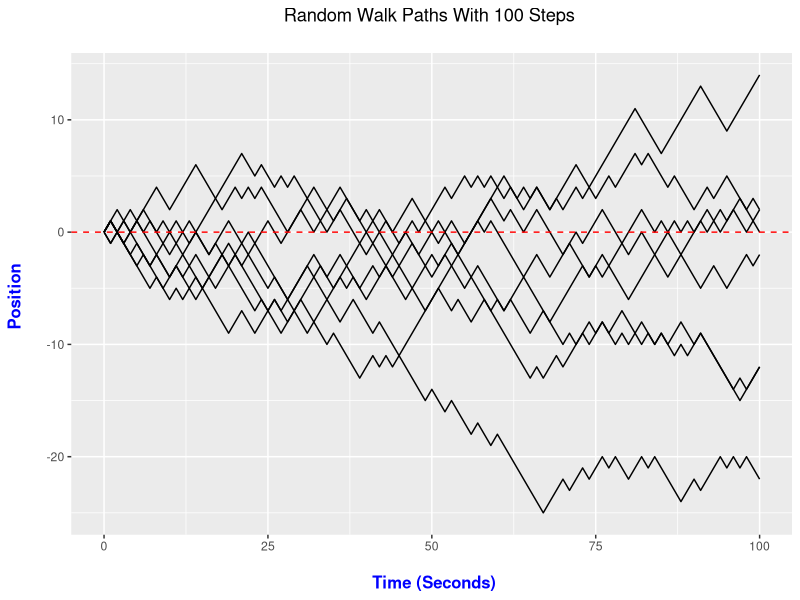
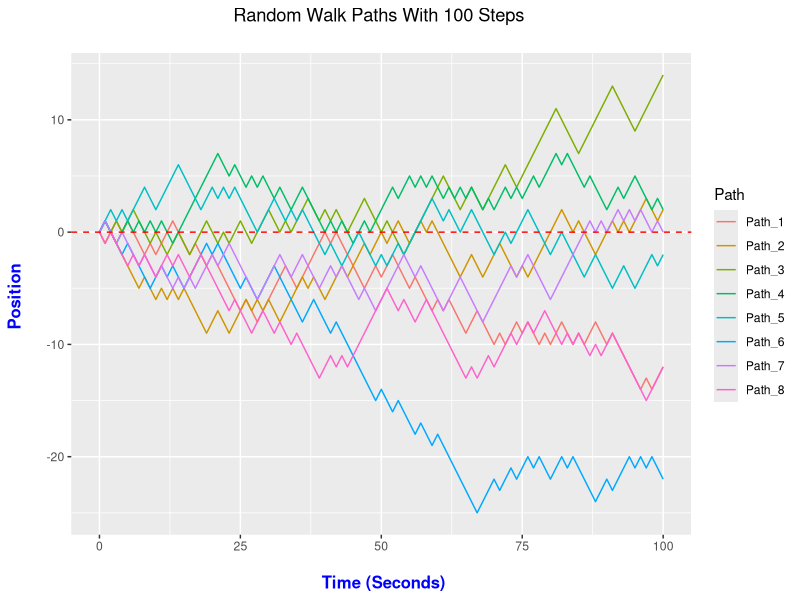
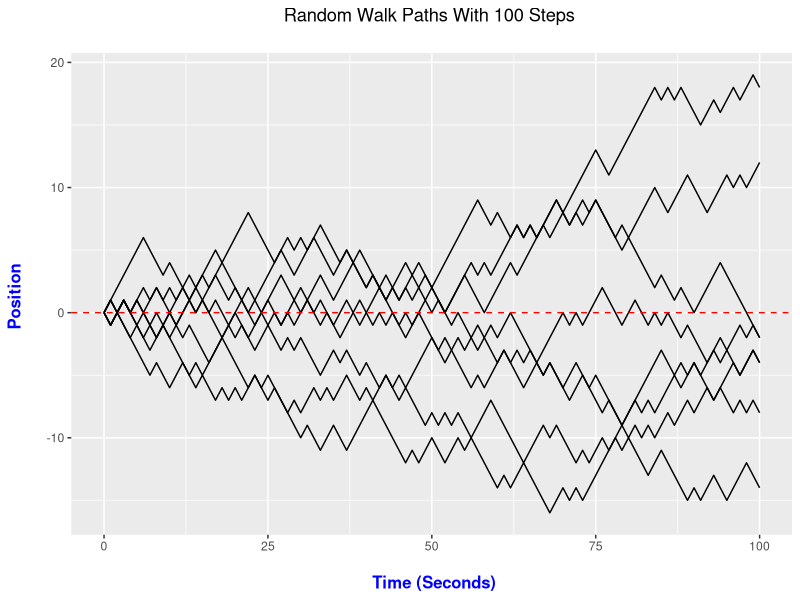
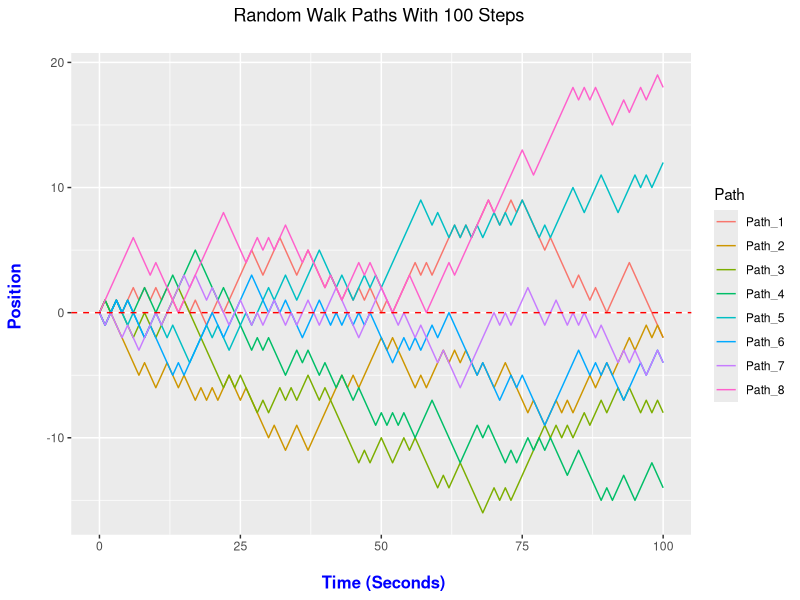

These charts were generated, in order, by the following R code:
## ---- chunk 1
# Multiple Random Walk Paths:

# Resource: http://www.phytools.org/eqg/Exercise_4.1/
# https://stackoverflow.com/questions/17150183/plot-multiple-lines-in-one-graph

library(ggplot2)

# Using the cumsum() function to generate random walk more efficently:

time <- 100
num_paths <- 8

rw_paths <- matrix(data = 0, nrow = num_paths, ncol = time + 1)

# Fill rows with each random walk path realization:

for (i in 1:num_paths){
   rw_paths[i, ] <- c(0, cumsum(sample(x = c(-1, 1), size = time, prob = c(0.5, 0.5), replace = TRUE)))
}

rw_paths <- data.frame(rw_paths)

# Check:

head(rw_paths)
## ---- chunk 2
# Check:

head(rw_paths)

## ---- chunk 3
# Transpose and add times column (Transpose = switch rows with columns and viceversa):

rw_paths_t <- cbind(Time = 0:time, t(rw_paths))

head(rw_paths_t)
## ---- chunk 4
# Rename columns: Each column represents the path and the values are the positions at time t:

for (i in 1:num_paths){
  colnames(rw_paths_t)[i + 1] <- paste0("Path_", i)
}

# Remove row names, have them blank

rownames(rw_paths_t) <- NULL


# Convert to data.frame for gather().

rw_paths_t <- data.frame(rw_paths_t)
## ---- chunk 5
head(rw_paths_t)
## ---- chunk 6
# Wide Format To Long Format Data:

library(tidyr)
library(dplyr)

rw_paths2 <- rw_paths_t %>% gather(Path, Position, -Time)

# Check:

head(rw_paths2)
## ---- chunk 7
# Ggplot with time on horizontal axis, and running total/position on vertical axis.

ggplot(rw_paths2, aes(x = Time, y = Position, group = Path)) + 
  geom_line() +
  labs(x = "\n Time (Seconds)", y = "Position \n", title = paste0("Random Walk Paths With ", time, " Steps \n")) + 
  theme(plot.title = element_text(hjust = 0.5), 
        axis.title.x = element_text(face="bold", colour="blue", size = 12),
        axis.title.y = element_text(face="bold", colour="blue", size = 12)) +
  geom_hline(yintercept = 0, colour = "red", linetype = "dashed")
## ---- chunk 8
# If I want different colours for each path I would add colour = Path in aes().

ggplot(rw_paths2, aes(x = Time, y = Position, group = Path, colour = Path)) + 
  geom_line() +
  labs(x = "\n Time (Seconds)", y = "Position \n", title = paste0("Random Walk Paths With ", time, " Steps \n")) + 
  theme(plot.title = element_text(hjust = 0.5), 
        axis.title.x = element_text(face="bold", colour="blue", size = 12),
        axis.title.y = element_text(face="bold", colour="blue", size = 12)) +
  geom_hline(yintercept = 0, colour = "red", linetype = "dashed")
## ---- chunk 9
# Replicate example: replicate(n = 10, runif(n = 8))

# Replicate function version:

library(ggplot2)

# Using the cumsum() function to generate random walk more efficently:

time <- 100
num_paths <- 8

rw_paths <- matrix(data = 0, nrow = time + 1, ncol = num_paths)
 
# Fill rows with each random walk path realization with replicate():

rw_paths <- replicate(num_paths, c(0, cumsum(sample(x = c(-1, 1), size = time, prob = c(0.5, 0.5), replace = TRUE))))

rw_paths <- data.frame(rw_paths)

# Check:
 
head(rw_paths)

# Add times column (No need to transpose here):

rw_paths <- cbind(Time = 0:time, rw_paths)

head(rw_paths)
## ---- chunk 10
# Rename columns: p_t which is position at time t.

for (i in 1:num_paths){
  colnames(rw_paths)[i + 1] <- paste0("Path_", i)
}

# Remove row names, have them blank

rownames(rw_paths) <- NULL

# Convert to data.frame for gather().

rw_paths <- data.frame(rw_paths)

# Wide Format To Long Format Data:

library(tidyr)
library(dplyr)

rw_paths2 <- rw_paths %>% gather(Path, Position, -Time)

# Check:

head(rw_paths2)
 
tail(rw_paths2)

dim(rw_paths2)
## ---- chunk 11
# Ggplot with time on horizontal axis, and running total/position on vertical axis.

ggplot(rw_paths2, aes(x = Time, y = Position, group = Path)) + 
  geom_line() +
  labs(x = "\n Time (Seconds)", y = "Position \n", title = paste0("Random Walk Paths With ", time, " Steps \n")) + 
  theme(plot.title = element_text(hjust = 0.5), 
        axis.title.x = element_text(face="bold", colour="blue", size = 12),
        axis.title.y = element_text(face="bold", colour="blue", size = 12)) +
  geom_hline(yintercept = 0, colour = "red", linetype = "dashed")

# If I want different colours for each path I would add colour = Path in aes().

ggplot(rw_paths2, aes(x = Time, y = Position, group = Path, colour = Path)) + 
  geom_line() +
  labs(x = "\n Time (Seconds)", y = "Position \n", title = paste0("Random Walk Paths With ", time, " Steps \n")) + 
  theme(plot.title = element_text(hjust = 0.5), 
        axis.title.x = element_text(face="bold", colour="blue", size = 12),
        axis.title.y = element_text(face="bold", colour="blue", size = 12)) +
  geom_hline(yintercept = 0, colour = "red", linetype = "dashed")
